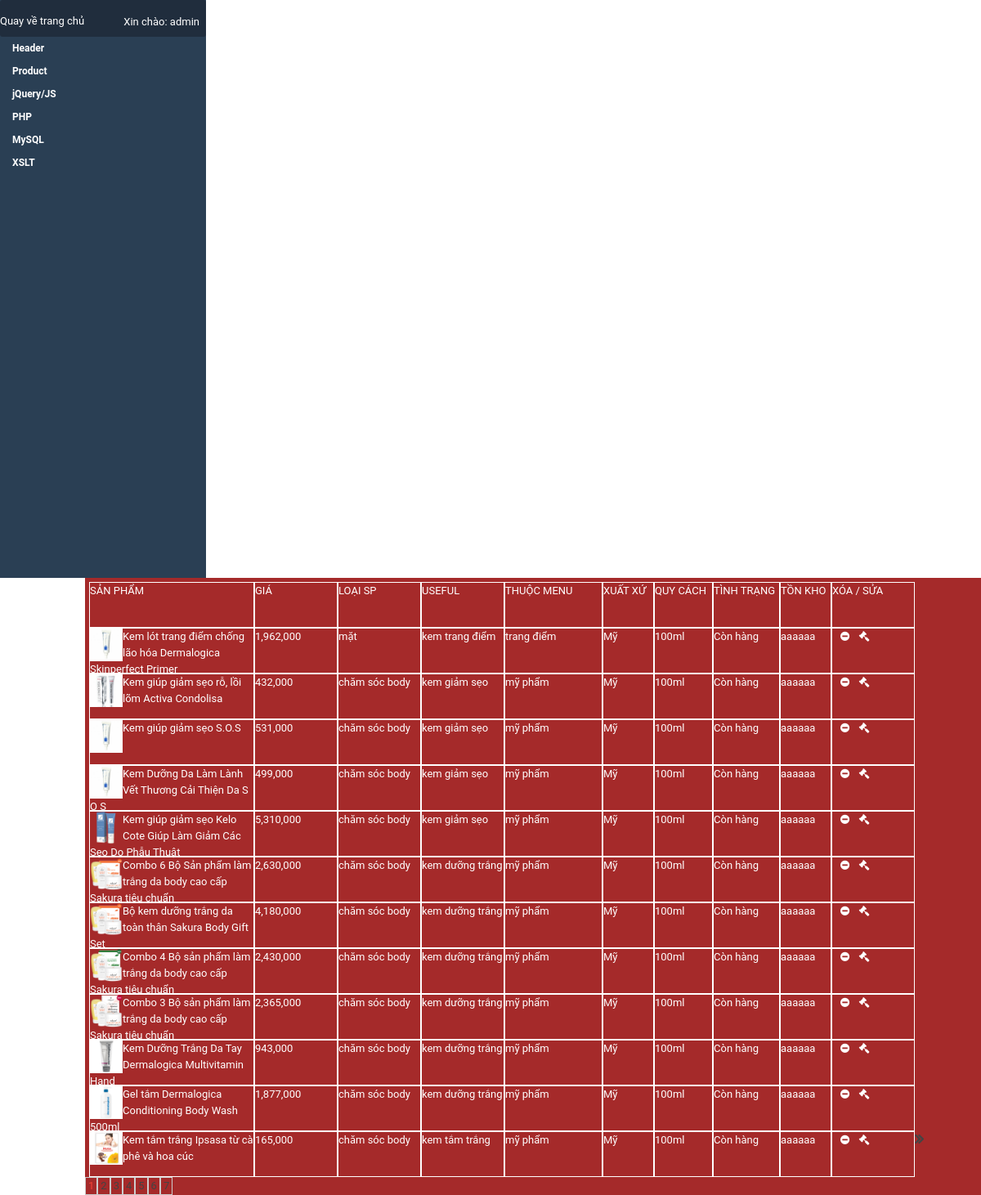
Page /admin/ad-product.php (signed in) on the committed database.
### tables this page shows
CREATE TABLE `product` (
  `id_product` int(10) NOT NULL,
  `name_product` varchar(100) NOT NULL,
  `describe_product` longtext NOT NULL,
  `price_product` int(10) NOT NULL,
  `image_product` varchar(100) NOT NULL,
  `type_product` varchar(50) NOT NULL,
  `useful_product` varchar(50) NOT NULL,
  `parent_product` varchar(50) NOT NULL,
  `xuatxu` varchar(50) NOT NULL,
  `quy_cach` varchar(50) NOT NULL,
  `noi_dung` longtext NOT NULL,
  `tinh_trang` varchar(10) NOT NULL,
  `id_sub` int(50) NOT NULL
);

### admin/ad-product.php (the view, shortened to what this page needs)
<!DOCTYPE html PUBLIC "https://www.facebook.com/huynh.sang.7374/">
<html xmlns="https://www.facebook.com/huynh.sang.7374/">
<head>
<link rel="stylesheet" type="text/css" href="../css/style.css"/>
<link rel="stylesheet" type="text/css" href="../css/reset.css"/>
<link rel="stylesheet" href="https://maxcdn.bootstrapcdn.com/font-awesome/4.4.0/css/font-awesome.min.css" />
</head>
<body>
<div id ="wrapper">
<?php
	include("../index/connect.php");
?>
<div class="ad_leftbar">
<div class="ad_login">
		<div class="back_index">
        	<a href="../index.php">Quay về trang chủ</a>
        </div>
        <div class="login">
        <?php
        	if (isset($_SESSION['username']))
			{
				echo '<a href="admin/admin.php" style="display:block; !important;" class="xinchao">Xin chào: '.$_SESSION['username'].'
				<div class="hv_member">
          		<span class="exit"><a href="logout.php">Đăng xuất</a></span>
         		 </div>
				</a>';
			}
			else
			{
				echo '<a href="admin/admin.php" style="display:none; !important;" class="xinchao">Xin chào:'.$_SESSION['username'].'</a>';
				echo '<a href="#login-box" class="login-window" style="display:block !important;">Đăng nhập/Đăng ký</a>
';
			}
		?>
        </div>
</div>
<div class="containerR">
            <ul id="nav">
                <li><a href="#" class="sub">Header</a>
               		 <ul>
                        <li><a href="change-logo.php">Thay đổi logo web</a></li>
                        <li><a href="change-menu.php">Thay đổi menu web</a></li>
                        <li><a href="change-banner.php">Thay đổi banner web</a></li>
                    </ul>
                </li>
                <li><a href="ad-product.php" class="sub" tabindex="1">Product</a><img src="images/up.gif" alt="" />
                    <ul>
                        <li><a href="add-product.php" >Thêm sản phẩm</a></li>
                        <li><a href="ad-product.php" >Xóa / sửa</a></li>
                    </ul>
                </li>
                <li><a href="#" class="sub" tabindex="1">jQuery/JS</a><img src="images/up.gif" alt="" />
                    <ul>
                        <li><a href="#">Link 6</a></li>
                        <li><a href="#">Link 7</a></li>
                        <li><a href="#">Link 8</a></li>
                        <li><a href="#">Link 9</a></li>
                        <li><a href="#">Link 10</a></li>
                    </ul>
                </li>
                <li><a href="#">PHP</a></li>
                <li><a href="#">MySQL</a></li>
                <li><a href="#">XSLT</a></li>
            </ul>
    </div>
</div>
<div class="right_barr">
	<div class="htsp">
    	<ul class="ulhtsp">
        	<li class="spp">SẢN PHẨM</li>
            <li class="g">GIÁ</li>
            <li class="lsp">LOẠI SP</li>
            <li class="uf">USEFUL</li>
            <li class="tmn">THUỘC MENU</li>
            <li class="xx">XUẤT XỨ</li>
            <li class="qc">QUY CÁCH</li>
            <li class="tt">TÌNH TRẠNG</li>
            <li class="tk">TỒN KHO</li>
            <li class="ed">XÓA / SỬA</li>
        </ul>
        <?php
								$result =mysqli_query($conn,"select count(id_product) as total from product order by id_product desc");
								$row = mysqli_fetch_assoc($result);
								$total_records = $row['total'];
								$current_page = isset($_GET['page']) ? $_GET['page']:1;
								$litmit =12;
								$total_page =  ceil($total_records / $litmit);
								$start = ($current_page - 1) * $litmit;
								$result = mysqli_query($conn,"SELECT * FROM product ORDER BY id_product DESC LIMIT $start, $litmit");
				?>
                <?php
					while ($row = mysqli_fetch_assoc($result))
					{
				?>
                		<ul class="ulhtsp">
                            <li class="spp"><a><img src="../images/<?php echo $row['image_product']; ?>" class="imgcc"/></a>
                                <?php echo $row['name_product']; ?>
                            </li>
                            <li class="g"><?php echo number_format($row['price_product']); ?></li>
                            <li class="lsp"><?php echo $row['type_product']; ?></li>
                            <li class="uf"><?php echo $row['useful_product']; ?></li>
                            <li class="tmn"><?php echo $row['parent_product']; ?></li>
                            <li class="xx"><?php echo $row['xuatxu']; ?></li>
                            <li class="qc"><?php echo $row['quy_cach']; ?></li>
                            <li class="tt"><?php echo $row['tinh_trang']; ?></li>
                            <li class="tk">aaaaaa</li>
                            <li class="ed">
                            	<a onclick="return confirmc()" href="del-pd.php?id=<?php echo $row['id_product'];?>" class="del"></a>
                            	<a href="change-pd.php?id=<?php echo $row['id_product'];?>" class="sua"></a>
                            </li>
                        </ul>
                <?php
					}
				?>
            <div class="phan_trang">
            	<?php
					echo"<ul class='ul_phan_page'>";
					for($i = 1;$i <= $total_page;$i++)
					{
						if($i == $current_page)
						{
							echo "<li><span class='color_current'>".$i."</span></li>";
						}
						else
						echo "<li><a href='my-pham.php?page=".$i."'>".$i."</a></li>";
					}
					echo"</ul>";
					if($current_page < $total_page  && $total_page > 1)
					{
						echo "<a href='my-pham.php?page=".($current_page + 1)."'>
							<b class='next'></b>
						</a>";
					}
				?>
            </div>
    </div>
</div>
</div>
</body>
</html>

### css/style.css (style rules this page uses)
.phan_trang a b:before { content: "\f100"; font-family: FontAwesome; font-size:19px; }
.phan_trang a b.next:before { content: "\f101"; font-family: FontAwesome; }
span.color_current { color:#f44336; }
.ul_phan_page li { list-style:none; float:left; }
.ul_phan_page { margin-bottom:0px; margin-top:0px; float:left; padding-left:0px; }
.ul_phan_page li { padding:0px 3px; border:1px solid #CCC; }
.login { float: right; padding-top: 12px; line-height: 30px; position:relative; }
.login a { color: #fff; }
.ad_leftbar { background: #2A3F54; width: 244px; height: 707px; padding-right: 8px; float: left; }
.ad_login { width: 100%; height: 45px; padding-right: 8px; background-color: rgba(19, 20, 29, 0.42); border-radius: 3px; }
#nav { border-radius:3px; -moz-border-radius:3px; -webkit-border-radius:3px; }
#nav, #nav ul { list-style:none; padding:0; width: 100%; padding-right: 8px; }
#nav ul { position:relative; z-index:-1; }
#nav li { position:relative; z-index:100; }
#nav ul li { margin-top:-23px; -moz-transition: 0.4s linear 0.4s; -ms-transition: 0.4s linear 0.4s; -o-transition: 0.4s linear 0.4s; -webkit-transition: 0.4s linear 0.4s; transition: 0.4s linear 0.4s; }
#nav li a { color:#fff; display:block; font-size:12px; font-weight:bold; line-height:28px; outline:0; padding-left:15px; text-decoration:none; }
#nav li a.sub { background:#2A3F54 url("../images/down.gif") no-repeat; }
#nav ul li a { background-color:#eee; border-bottom:1px solid #ccc; color:#000; font-size:11px; line-height:22px; }
.containerR { padding-right: 8px; width: 100%; }
.right_barr { float: right; background: brown; width: 1096px; height: auto; }
.back_index { float: left; width: 122px; padding-top: 16px; }
.back_index a { color:#fff; }
a.del:before { font-family:FontAwesome; content:"\f056"; color:#fff; }
a.del { padding-left: 10px; }
.htsp { color: #fff; }
li.spp { width:200px; }
ul.ulhtsp li { float: left; height: 54px; border: 1px solid #fff; }
.imgcc { float:left; width:40px; }
li.ed { width:100px; }
ul.ulhtsp { margin:5px; clear: both; }
li.g { width: 100px; }
li.lsp { width: 100px; }
li.uf { width: 100px; }
li.tmn { width: 118px; }
li.xx { width:61px; }
li.qc { width:70px; }
li.tt { width:80px; }
li.tk { width:61px; }
a.sua { margin-left:8px; }
a.sua:before { font-family: FontAwesome; content: "\f0e3"; color: #fff; }

### rows in the picture
product: image_product (picture), name_product "Kem lót trang điểm chống lão hóa Dermalogica Skinperfect Primer", price_product "1,962,000", type_product "mặt", useful_product "kem trang điểm", parent_product "trang điểm", xuatxu "Mỹ", quy_cach "100ml", tinh_trang "Còn hàng"
product: image_product (picture), name_product "Kem giúp giảm sẹo rỗ, lồi lõm Activa Condolisa", price_product "432,000", type_product "chăm sóc body", useful_product "kem giảm sẹo", parent_product "mỹ phẩm", xuatxu "Mỹ", quy_cach "100ml", tinh_trang "Còn hàng"
product: image_product (picture), name_product "Kem giúp giảm sẹo S.O.S", price_product "531,000", type_product "chăm sóc body", useful_product "kem giảm sẹo", parent_product "mỹ phẩm", xuatxu "Mỹ", quy_cach "100ml", tinh_trang "Còn hàng"
product: image_product (picture), name_product "Kem Dưỡng Da Làm Lành Vết Thương Cải Thiện Da S O S", price_product "499,000", type_product "chăm sóc body", useful_product "kem giảm sẹo", parent_product "mỹ phẩm", xuatxu "Mỹ", quy_cach "100ml", tinh_trang "Còn hàng"
product: image_product (picture), name_product "Kem giúp giảm sẹo Kelo Cote Giúp Làm Giảm Các Sẹo Do Phẫu Thuật", price_product "5,310,000", type_product "chăm sóc body", useful_product "kem giảm sẹo", parent_product "mỹ phẩm", xuatxu "Mỹ", quy_cach "100ml", tinh_trang "Còn hàng"
product: image_product (picture), name_product "Combo 6 Bộ Sản phẩm làm trắng da body cao cấp Sakura tiêu chuẩn", price_product "2,630,000", type_product "chăm sóc body", useful_product "kem dưỡng trắng", parent_product "mỹ phẩm", xuatxu "Mỹ", quy_cach "100ml", tinh_trang "Còn hàng"
product: image_product (picture), name_product "Bộ kem dưỡng trắng da toàn thân Sakura Body Gift Set", price_product "4,180,000", type_product "chăm sóc body", useful_product "kem dưỡng trắng", parent_product "mỹ phẩm", xuatxu "Mỹ", quy_cach "100ml", tinh_trang "Còn hàng"
product: image_product (picture), name_product "Combo 4 Bộ sản phẩm làm trắng da body cao cấp Sakura tiêu chuẩn", price_product "2,430,000", type_product "chăm sóc body", useful_product "kem dưỡng trắng", parent_product "mỹ phẩm", xuatxu "Mỹ", quy_cach "100ml", tinh_trang "Còn hàng"
product: image_product (picture), name_product "Combo 3 Bộ sản phẩm làm trắng da body cao cấp Sakura tiêu chuẩn", price_product "2,365,000", type_product "chăm sóc body", useful_product "kem dưỡng trắng", parent_product "mỹ phẩm", xuatxu "Mỹ", quy_cach "100ml", tinh_trang "Còn hàng"
product: image_product (picture), name_product "Kem Dưỡng Trắng Da Tay Dermalogica Multivitamin Hand", price_product "943,000", type_product "chăm sóc body", useful_product "kem dưỡng trắng", parent_product "mỹ phẩm", xuatxu "Mỹ", quy_cach "100ml", tinh_trang "Còn hàng"
product: image_product (picture), name_product "Gel tắm Dermalogica Conditioning Body Wash 500ml", price_product "1,877,000", type_product "chăm sóc body", useful_product "kem dưỡng trắng", parent_product "mỹ phẩm", xuatxu "Mỹ", quy_cach "100ml", tinh_trang "Còn hàng"
product: image_product (picture), name_product "Kem tắm trắng Ipsasa từ cà phê và hoa cúc", price_product "165,000", type_product "chăm sóc body", useful_product "kem tắm trắng", parent_product "mỹ phẩm", xuatxu "Mỹ", quy_cach "100ml", tinh_trang "Còn hàng"

### other values in the picture
$_SESSION['username'] "admin"
